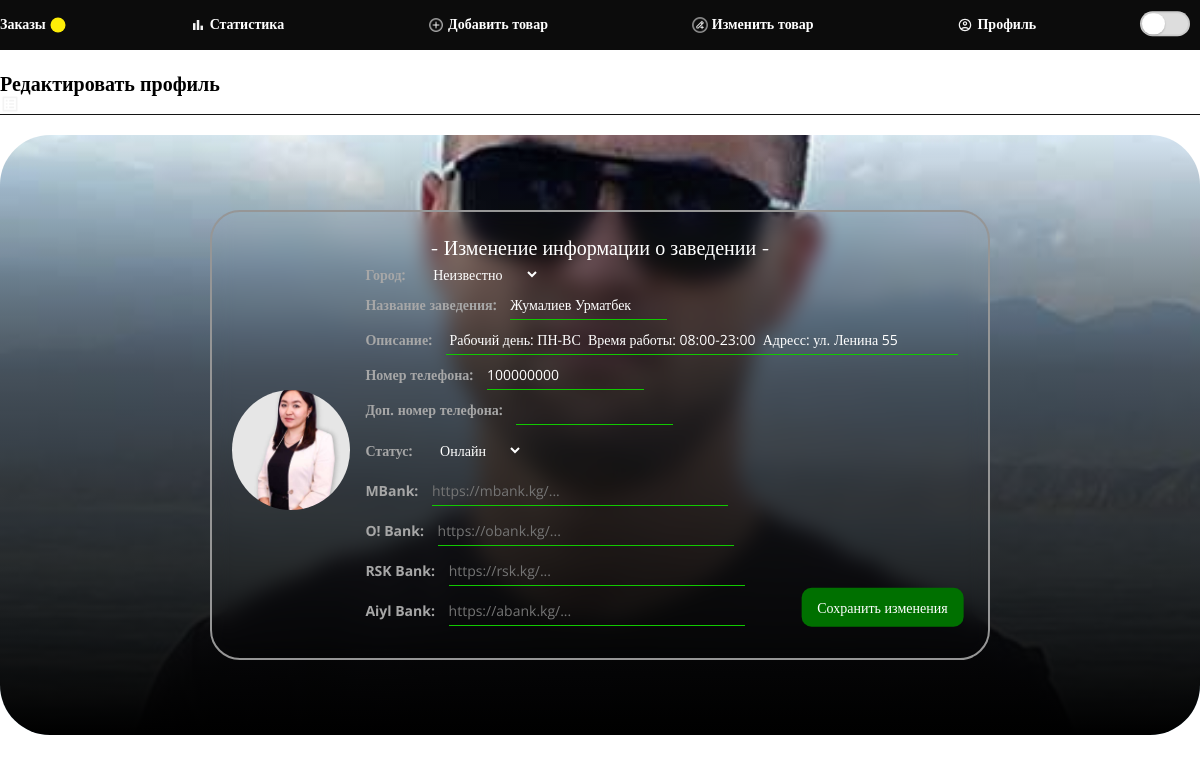
Page /edit-profile/ (signed in) on the committed database.
### account/models.py (models this page shows, shortened)
class CustomUser(AbstractUser):
    city = models.CharField(
        max_length=50,
        choices=CITY,
        default="Неизвестно"
    )
    USER_TYPES = [
        ('ordinary_user', 'Обычный пользователь'),
        ('food_user', 'Пользователь еда'),
        ('shop_user', 'Пользователь магазин'),
        ('taxi_user', 'Водитель такси'),
        ('courier_user', 'Водитель курьер'),
        ('taxi_company_user', 'Владелец таксопарк'),
    ]
    user_type = models.CharField(max_length=20, choices=USER_TYPES, default='ordinary_user')
    user_name = models.CharField(max_length=25, blank=True, null=True)
    user_description = models.CharField(max_length=500, default=description_txt, blank=True, null=True)
    user_phone_number = models.DecimalField(max_digits=9, decimal_places=0, blank=True, null=True)
    user_phone_number2 = models.DecimalField(max_digits=9, decimal_places=0, blank=True, null=True)
    user_mbank_qr = models.ImageField(upload_to=user_mbank_qr_path, blank=True, null=True)
    user_rsk_qr = models.ImageField(upload_to=user_rsk_qr_path, blank=True, null=True)
    user_mbank_link = models.CharField(max_length=500, blank=True, null=True)
    user_obank_link = models.CharField(max_length=500, blank=True, null=True)
    user_rsk_link = models.CharField(max_length=500, blank=True, null=True)
    user_abank_link = models.CharField(max_length=500, blank=True, null=True)
    user_raiting = models.DecimalField(max_digits=3, decimal_places=1, blank=True, null=True)
    balance = models.DecimalField(max_digits=15, decimal_places=2, blank=True, null=True)
    CATEGORY_OF_EDUCATION = [
        ('', ''),
        ('Food', 'Еда'),
        ('Vegetables', 'Овощи'),
        ('Shop', 'Магазин'),
    ]
    category_of_education = models.CharField(max_length=20, choices=CATEGORY_OF_EDUCATION, default='', blank=True, null=True)
    SUB_CATEGORY_OF_EDUCATION = [
        ('', ''),
        ('Grocery', 'Продуктовый'),
        ('Vegetables', 'Электроника'),
        ('Clothes', 'Одежды'),
        ('Office', 'Канцелярия'),
    ]
    sub_category_of_education = models.CharField(max_length=20, choices=SUB_CATEGORY_OF_EDUCATION, blank=True, null=True, default='')
    USER_STATUS = [
        ('', ''),
        ('Online', 'Онлайн'),
        ('Offline', 'Оффлайн'),
    ]
    user_status = models.CharField(max_length=20, choices=USER_STATUS, default='', blank=True, null=True)
    user_logo = models.ImageField(upload_to=user_logo_path, blank=True, null=True)
    user_logo_mini = models.ImageField(upload_to=user_logo_mini_path, blank=True, null=True)
    USER_BLOCKED = [
        ('', ''),
        ('Yes', 'Да'),
        ('No', 'Нет'),
    ]
    user_blocked = models.CharField(max_length=20, choices=USER_BLOCKED, default='No')
    groups = models.ManyToManyField(
        Group,
        verbose_name='groups',
        blank=True,
        related_name='custom_user_set',  # Пример названия, которое можно выбрать
        related_query_name='user',
    )
    user_permissions = models.ManyToManyField(
        Permission,
        verbose_name='user permissions',
        blank=True,
        related_name='custom_user_set',  # Пример названия, которое можно выбрать
        related_query_name='user',
    )

### edit_profile/views.py (the view)
# urls.py: path('edit-profile/', edit_profile_view, name='edit_profile'),
@login_required
def edit_profile_view(request):
    user = get_object_or_404(CustomUser, id=request.user.id)
    if request.method == 'POST':
        form = CustomUserForm(request.POST, request.FILES, instance=user)
        if form.is_valid():
            user_obj = form.save(commit=False)
            if 'user_logo' in request.FILES:
                compressed = compress_image_keep_ratio(
                    request.FILES['user_logo'],
                    max_size=1400,
                    quality=50
                )
                user_obj.user_logo.save(
                    "logo.jpg",   # имя можно фиксированное
                    compressed,
                    save=False
                )
            if 'user_logo_mini' in request.FILES:
                compressed = compress_image_keep_ratio(
                    request.FILES['user_logo_mini'],
                    max_size=300,
                    quality=50
                )
                user_obj.user_logo_mini.save(
                    "logo_mini.jpg",
                    compressed,
                    save=False
                )
            user_obj.save()
            messages.success(request, 'Ваш профиль успешно обновлен!')
            return redirect('profile')
    else:
        form = CustomUserForm(instance=user)
    return render(request, 'edit_profile/edit_profile.html', {
        'form': form,
        'CITY': CITY
    })

### edit_profile/forms.py
class CustomUserForm(forms.ModelForm):
    class Meta:
        model = CustomUser
        fields = [
            'city',
            'user_name',
            'user_description',
            'user_phone_number',
            'user_phone_number2',
            'user_mbank_qr',
            'user_rsk_qr',
            'category_of_education',
            'user_status',
            'user_logo',
            'user_logo_mini',
            'user_mbank_link',
            'user_obank_link',
            'user_rsk_link',
            'user_abank_link',
        ]

### templates/edit_profile/edit_profile.html (shortened to what this page needs)
{% extends 'basis/basis_admin.html' %}
{% block link %}
    <link rel="stylesheet" href="/static/css/edit_profile.css">
{% endblock %}
{% block main %}
<main>
    <h1 class="title">Редактировать профиль</h1>
    <form method="post" enctype="multipart/form-data" class="profile-container">
        <div class="profile-background">
                <img class="profile-background-img" src="{{ user.user_logo.url }}" alt="User Logo">
            <label class="profile-background-gradient" for="id_user_logo">
            </label>
            <div class="profile-info">
                <h2>- Изменение информации о заведении -</h2>
                <div class="profile-logo">
                    <label for="id_user_logo_mini">
                        <img src="{{ user.user_logo_mini.url }}" alt="Mini Logo">
                    </label>
                </div>
                <div class="profile-info-text">
                    <p>
                        <label for="id_city"><span>Город:</span></label>
                        <select name="city" id="id_city">
                            {% for city_value, city_name in CITY %}
                                <option value="{{ city_value }}" {% if user.city == city_value %}selected{% endif %}>
                                    {{ city_name }}
                                </option>
                            {% endfor %}
                        </select>
                    </p>
                    <p>
                        <label for="id_user_name"><span>Название заведения:</span></label>
                        <input type="text" name="user_name" value="{{ user.user_name }}" maxlength="25" id="id_user_name">
                    </p>
                    <p>
                        <label for="id_user_description"><span>Описание:</span></label>
                        <input type="text" name="user_description" value="{{ user.user_description }}" maxlength="500" id="id_user_description">
                    </p>
                    <p>
                        <label for="id_user_phone_number"><span>Номер телефона:</span></label>
                        <input type="number" name="user_phone_number" value="{{ user.user_phone_number }}" step="1" id="id_user_phone_number">
                    </p>
                    <p>
                        <label for="id_user_phone_number2"><span>Доп. номер телефона:</span></label>
                        <input type="number" name="user_phone_number2" value="{{ user.user_phone_number2 }}" step="1" id="id_user_phone_number2">
                    </p>
                    <p>
                        <label for="id_user_status"><span>Статус:</span></label>
                        <select name="user_status" id="id_user_status">
                            <option value="Online" {% if user.user_status == 'Online' %}selected{% endif %}>Онлайн</option>
                        </select>
                    </p>
                    <div class="banks-container">
                        <div class="bank-links">
                            <p>
                                <label for="id_user_mbank_link"><span>MBank:</span></label>
                                <input type="url" name="user_mbank_link" id="id_user_mbank_link"
                                    value="{{ user.user_mbank_link|default:'' }}" placeholder="https://mbank.kg/..." />
                            </p>
                            <p>
                                <label for="id_user_obank_link"><span>O! Bank:</span></label>
                                <input type="url" name="user_obank_link" id="id_user_obank_link"
                                    value="{{ user.user_obank_link|default:'' }}" placeholder="https://obank.kg/..." />
                            </p>
                            <p>
                                <label for="id_user_rsk_link"><span>RSK Bank:</span></label>
                                <input type="url" name="user_rsk_link" id="id_user_rsk_link"
                                    value="{{ user.user_rsk_link|default:'' }}" placeholder="https://rsk.kg/..." />
                            </p>
                            <p>
                                <label for="id_user_abank_link"><span>Aiyl Bank:</span></label>
                                <input type="url" name="user_abank_link" id="id_user_abank_link"
                                    value="{{ user.user_abank_link|default:'' }}" placeholder="https://abank.kg/..." />
                            </p>
                        </div>
                    </div>
                </div>
                <button type="submit" class="profile-edit">Сохранить изменения</button>
            </div>
        </div>
    </form>
</main>
{% endblock %}

### static/css/basis_admin.css (style rules this page uses)
* { padding: 0; margin: 0; border: 0; }
*, *:before, *:after { box-sizing: border-box; }
html, body { height: 100%; width: 100%; font-size: 100%; line-height: 1; font-size: 14px; -ms-text-size-adjust: 100%; -moz-text-size-adjust: 100%; -webkit-text-size-adjust: 100%; }
input, button, textarea { font-family: inherit; }
button { cursor: pointer; }
img { vertical-align: top; }
h1, h2, h3, h4, h5, h6 { font-size: inherit; font-weight: 400; }

### rows in the picture
CustomUser: user_logo (picture), user_logo_mini (picture), city "Неизвестно", user_name "Жумалиев Урматбек", user_description "Рабочий день: ПН-ВС Время работы: 08:00-23:00 Адресс: ул. Ленина 55", user_phone_number "100000000"
